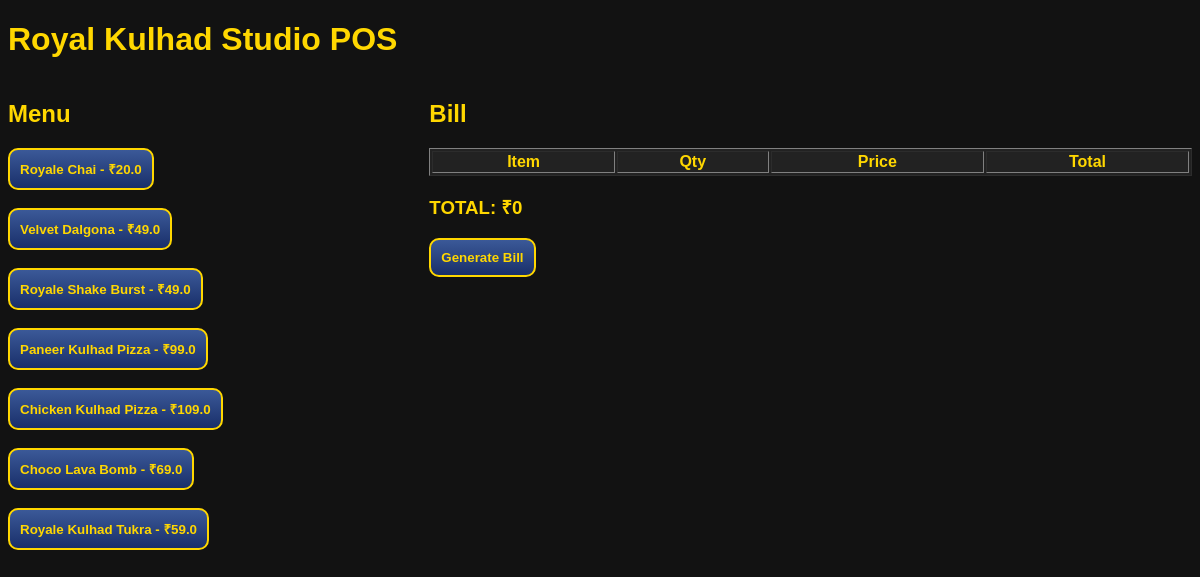
The page / on the database its author committed.
### tables this page shows
CREATE TABLE menu(
            id INTEGER PRIMARY KEY,
            name TEXT,
            price REAL,
            category TEXT,
            active INTEGER
        );

### app.py (the view)
@app.route("/")
def index():
    con = db()
    cur = con.execute("SELECT id,name,price FROM menu WHERE active=1")
    menu = cur.fetchall()
    con.close()
    bill = session.get("bill", {})
    total = sum(v["qty"]*v["price"] for v in bill.values())
    return render_template("index.html", menu=menu, bill=bill, total=total)

### app.py (called while the page is built)
def db():
    return sqlite3.connect(DB_PATH)

### templates/index.html (shortened to what this page needs)
{% extends "base.html" %}
{% block content %}
<h1>Royal Kulhad Studio POS</h1>
<div style="display:flex; gap:40px;">
  <div style="flex:1;">
    <h2>Menu</h2>
    {% for id,name,price in menu %}
      <a href="{{ url_for('add_item', menu_id=id) }}">
        <button>{{ name }} - ₹{{ price }}</button>
      </a><br><br>
    {% endfor %}
  </div>
  <div style="flex:2;">
    <h2>Bill</h2>
    <table border="1" style="width:100%; color:gold; background:#222;">
      <tr><th>Item</th><th>Qty</th><th>Price</th><th>Total</th></tr>
    </table>
    <h3 style="color:gold;">TOTAL: ₹{{ total }}</h3>
    <a href="{{ url_for('generate_bill') }}"><button>Generate Bill</button></a>
  </div>
</div>
{% endblock %}

### templates/base.html (shortened to what this page needs)
<!DOCTYPE html>
<html>
<head>
  <link rel="stylesheet" href="{{ url_for('static', filename='style.css') }}">
</head>
<body style="background:#121212; color:#ffd700; font-family:Arial;">
  {% block content %}{% endblock %}
</body>
</html>

### static/style.css (style rules this page uses)
button { background: linear-gradient(#3b5998, #192f6a); color: #ffd700; border: 2px solid #ffd700; border-radius: 10px; padding: 10px; font-weight: bold; }

### rows shown on the page
menu: name "Royale Chai", price "20.0"
menu: name "Velvet Dalgona", price "49.0"
menu: name "Royale Shake Burst", price "49.0"
menu: name "Paneer Kulhad Pizza", price "99.0"
menu: name "Chicken Kulhad Pizza", price "109.0"
menu: name "Choco Lava Bomb", price "69.0"
menu: name "Royale Kulhad Tukra", price "59.0"

### other values the page prints
{{ total }} "0"
